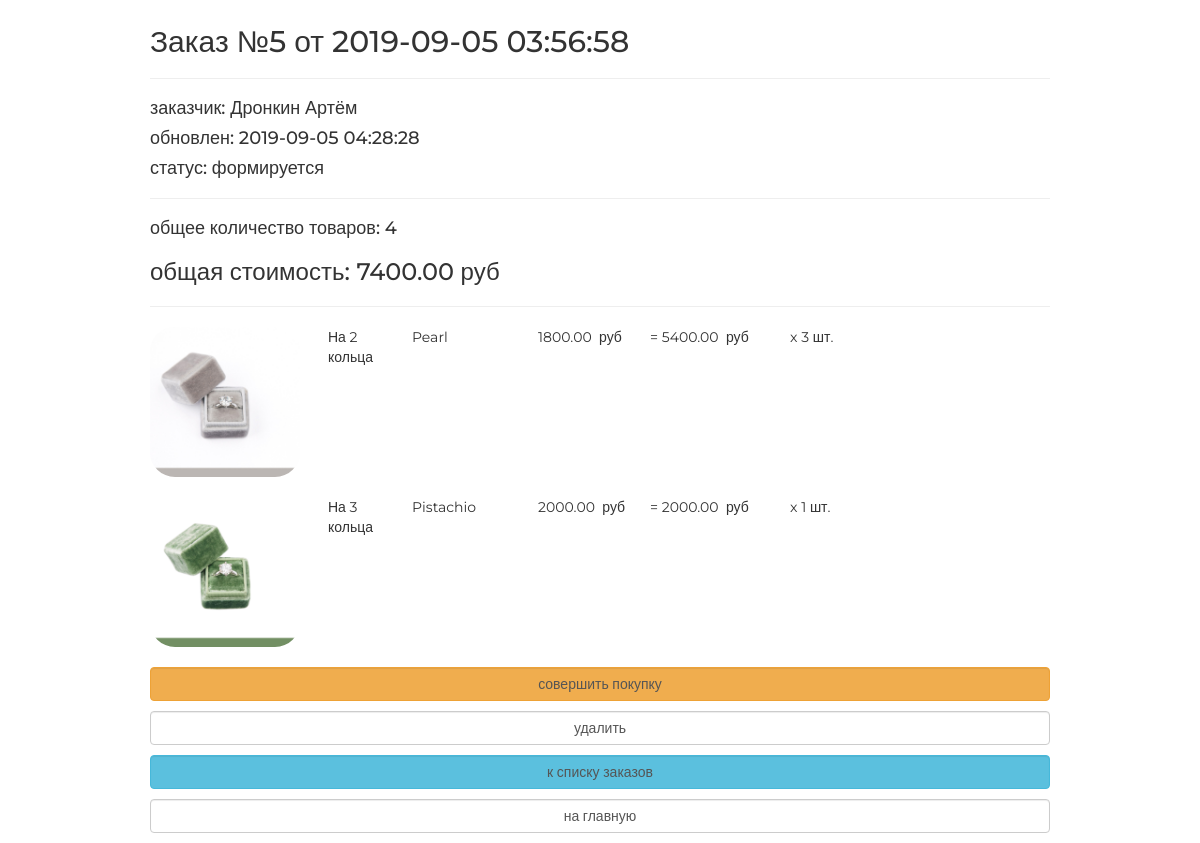
Screenshot of /order/read/5/ (signed in) with the database file from the repository.
### ordersapp/models.py (models this page shows, shortened)
class Order(models.Model):
    FORMING = 'FM'
    SENT_TO_PROCEED = 'STP'
    PROCEEDED = 'PRD'
    PAID = 'PD'
    READY = 'RDY'
    CANCEL = 'CNC'
    ORDER_STATUS_CHOICES = (
        (FORMING, 'формируется'),
        (SENT_TO_PROCEED, 'отправлен в работу'),
        (PROCEEDED, 'обрабатывается'),
        (PAID, 'оплачен'),
        (READY, 'готов к выдаче'),
        (CANCEL, 'отменен'),
    )
    user = models.ForeignKey(settings.AUTH_USER_MODEL,
                             on_delete=models.CASCADE)
    created = models.DateTimeField(verbose_name='создан', auto_now_add=True)
    updated = models.DateTimeField(verbose_name='обновлен', auto_now=True)
    status = models.CharField(verbose_name='статус',
                              max_length=3,
                              choices=ORDER_STATUS_CHOICES,
                              default=FORMING)
    is_active = models.BooleanField(verbose_name='активен', default=True, db_index=True)
    class Meta:
        ordering = ('-created',)  # сортировка в обратном порядке
        verbose_name = 'заказ'  # имя класса в единственном числе
        verbose_name_plural = 'заказы'  # имя класса во множественном числе
    def get_summary(self):
        items = self.orderitems.select_related()
        return {
            'total_cost': sum(list(map(lambda x: x.quantity * x.product.price, items))),
            'total_quantity': sum(list(map(lambda x: x.quantity, items)))
        }

class OrderItem(models.Model):
    order = models.ForeignKey(Order,
                              related_name='orderitems',  # дает доступ к элементам заказа через атрибут 'orderitems'
                              on_delete=models.CASCADE)
    product = models.ForeignKey(Product,
                                verbose_name='продукт',
                                on_delete=models.CASCADE)
    quantity = models.PositiveIntegerField(verbose_name='количество',
                                           default=0)
    def get_product_cost(self):
        return self.product.price * self.quantity

### authapp/models.py (models this page shows, shortened)
class ShopUser(AbstractUser):
    avatar = models.ImageField(upload_to='users_avatar',
                               blank=True)
    age = models.PositiveIntegerField(verbose_name='возраст', default=18)
    activation_key = models.CharField(verbose_name='ключ подтверждения',
                                      max_length=128,
                                      blank=True)
    activation_key_expires = models.DateTimeField(verbose_name='актуальность ключа',
                                                  default=(now() + timedelta(hours=48)))

### mainapp/models.py (models this page shows, shortened)
class Product(models.Model):
    category = models.ForeignKey(ProductCategory, on_delete=models.CASCADE)
    name = models.CharField(verbose_name='имя продукта', max_length=128)
    image = models.ImageField(upload_to='product_images', blank=True)
    short_desc = models.CharField(verbose_name='краткое описание продукта', max_length=60, blank=True)
    description = models.TextField(verbose_name='описание продукта', blank=True)
    price = models.DecimalField(verbose_name='цена продукта', max_digits=8, decimal_places=2, default=0)
    quantity = models.PositiveIntegerField(verbose_name='количество на складе', default=0)
    is_active = models.BooleanField(verbose_name='активность', default=True)

class ProductCategory(models.Model):
    name = models.CharField(verbose_name='имя', max_length=64, unique=True)
    description = models.TextField(verbose_name='описание', blank=True)
    is_active = models.BooleanField(verbose_name='активность', default=True)

### ordersapp/views.py (the view)
# urls.py: re_path(r'^read/(?P<pk>\d+)/$', ordersapp.OrderRead.as_view(), name='order_read'),
class OrderRead(DetailView):
	model = Order
	def get_context_data(self, **kwargs):
		context = super(OrderRead, self).get_context_data(**kwargs)
		context['title'] = 'заказ/просмотр'
		return context
	@method_decorator(login_required())
	def dispatch(self, *args, **kwargs):
		return super(DetailView, self).dispatch(*args, **kwargs)

### adminapp/templatetags/my_tags.py (called while the page is built)
def media_folder_products(string):
    if not string:
        string = 'products_images/default.jpg'
    new_string = "{}{}".format(URL_PREFIX, string)
    return new_string

### mainapp/context_processors.py (called while the page is built)
def basket(request):
    print('context processor basket works')
    basket = []
    if request.user.is_authenticated:
        basket = request.user.basket.select_related()
    return {
        'basket': basket,
    }

### ordersapp/templates/ordersapp/order_detail.html
{% extends 'ordersapp/base.html' %}
{% load static %}
{% load my_tags %}
{% block content %}
    {% include 'ordersapp/includes/inc_order_summary.html' %}
    <div class="basket_list">
        {% for item in object.orderitems.select_related %}
            <div class="basket_record">
                <img src="{{ item.product.image|media_folder_products }}"
                     alt="{{ item.product.short_desc }}">
                <span class="category_name">
            {{ item.product.category.name }}
        </span>
                <span class="product_name">{{ item.product.name }}</span>
                <span class="product_price">
            {{ item.product.price }} &nbspруб
        </span>
                <span class="product_quantity">
            x {{ item.quantity }} шт.
        </span>
                <span class="product_cost">
            = {{ item.get_product_cost }} &nbspруб
        </span>
            </div>
        {% endfor %}
    </div>
    {% include 'ordersapp/includes/inc_order_actions.html' %}
{% endblock %}

### ordersapp/templates/ordersapp/includes/inc_order_summary.html (shortened to what this page needs)
{% if object %}
    <div class="h2">
        Заказ №{{ object.pk }} от {{ object.created|date:"Y-m-d H:i:s" }}
    </div>
    <hr>
    <div class="h4">
        заказчик: {{ user.last_name }} {{ user.first_name }}
    </div>
    <div class="h4">
        обновлен: {{ object.updated|date:"Y-m-d H:i:s" }}
    </div>
    <div class="h4">
        статус: {{ object.get_status_display }}
    </div>
    <hr>
        {% with object_summary=object.get_summary %}
            <div class="h4">
                общее количество товаров:
                <span class="order_total_quantity">
                    {{ object_summary.total_quantity }}
                </span>
            </div>
            <div class="h3">
                общая стоимость:
                <span class="order_total_cost">
                    {{ object_summary.total_cost }}
                </span> руб
            </div>
        {% endwith %}
    {% endif %}
<hr>

### static/css/style_admin.css (style rules this page uses)
* { margin: 0; padding: 0; }
.order_container img { display: block; float: left; width: 150px; border-radius: 25px; }
body { font-family: 'Montserrat', sans-serif; }
html, body { height: 100%; }
.basket_list span.category_name { margin-left: 2em; width: 5em; position: relative; display: block; float: left; }
.basket_list span.product_name { margin-left: 1em; width: 8em; position: relative; display: block; float: left; }
.basket_list span.product_price { margin-left: 1em; width: 7em; position: relative; display: block; float: left; }
.basket_list span.product_cost { margin-left: 1em; width: 10em; position: relative; display: block; float: left; }
.basket_list .basket_record { position: relative; display: block; height: 170px; float: none; }

### rows the page displays
Order: pk "5", created "2019-09-05 03:56:58", updated "2019-09-05 04:28:28", status "формируется"
ShopUser: last_name "Дронкин", first_name "Артём"
OrderItem: product.image|media_folder_products (picture), product.category.name "На 2 кольца", product.name "Pearl", product.price "1800.00", quantity "3", get_product_cost "5400.00"
OrderItem: product.image|media_folder_products (picture), product.category.name "На 3 кольца", product.name "Pistachio", product.price "2000.00", quantity "1", get_product_cost "2000.00"

### other values shown
{{ object_summary.total_quantity }} "4"
{{ object_summary.total_cost }} "7400.00"
